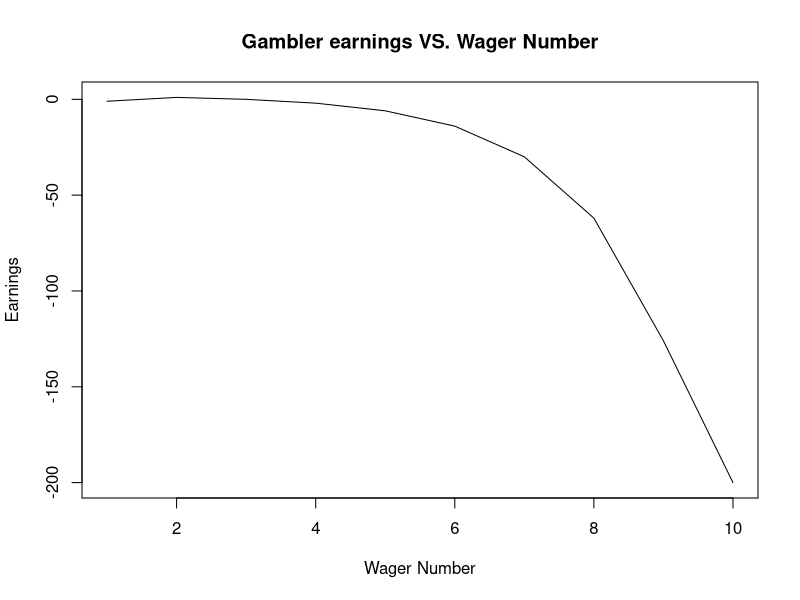
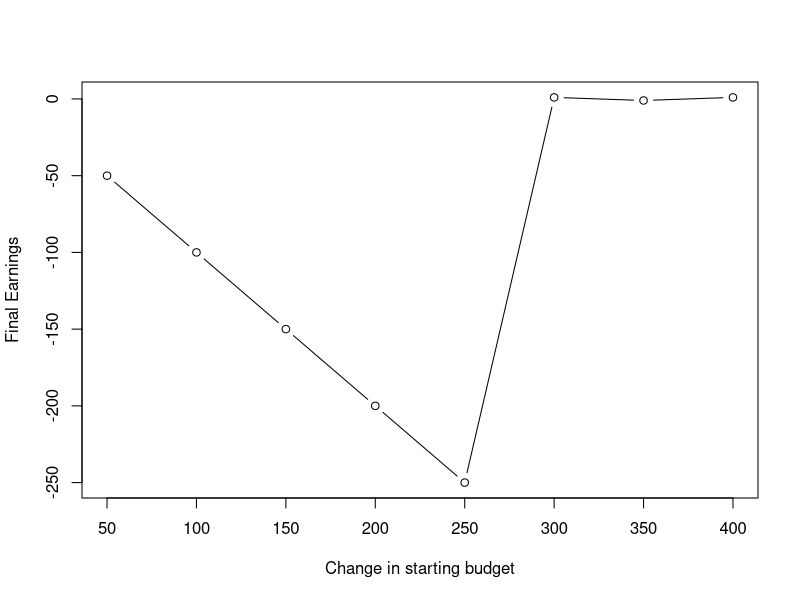

The R script that drew these images, in order:
## ---- chunk 1
knitr::opts_chunk$set(echo=TRUE, warning=FALSE, message=FALSE, cache=TRUE)
## ---- chunk 2
library("tidyverse")
## ---- chunk 3
single_spin <- function(){
  possible_outcomes <- c(rep("red",18), rep("black",18), rep("green",2))
  sample(possible_outcomes, 1)
}
## ---- chunk 4
##名字martingale_wager要不要改成wager??
martingale_wager <- function(
  current_budget, 
  previous_outcome, 
  previous_wager, 
  max_wager
){
  if(previous_outcome == "red") return(1)
  min(2*previous_wager, max_wager, current_budget)
}
## ---- chunk 5
one_play <- function(previous_ledger_entry, max_wager){
  #first, we creates a copy of the previous ledger entry. The new object is called 'out' and it will be the output object from the function because the output object is a ledger entry itself it makes sense to use the input object as a template.
  out <- previous_ledger_entry
  
  #second, immediately updates the values for game index and starting budget. 
  out[1, "game_index"] <- previous_ledger_entry[1, "game_index"] + 1
  out[1, "starting_budget"] <- previous_ledger_entry[1, "ending_budget"]
  
  #third, the martingale wager function is used to calculate the wager indicated by the strategy
  out[1, "wager"] <- martingale_wager(
    previous_wager = previous_ledger_entry[1, "wager"]
    , previous_outcome = previous_ledger_entry[1, "outcome"]
    , max_wager = max_wager
    , current_budget = out[1, "starting_budget"]
  )
  
  #then, the outcome of the roulette game is generated from the single spin function
  out[1, "outcome"] <- single_spin()
  
  #the ending budget is calculated by either adding or subtracting the wager from the starting budget. 
  out[1, "ending_budget"] <- out[1, "starting_budget"] + 
    ifelse(out[1, "outcome"] == "red", +1, -1)*out[1, "wager"]
  
  #with the new ledger entry complete the final code chunk returns out.
  return(out)
}
## ---- chunk 6
stopping_rule <- function(
  ledger_entry
  , winning_threshold
){
  ending_budget <- ledger_entry[1, "ending_budget"]
  if(ending_budget <= 0) return(TRUE)
  if(ending_budget >= winning_threshold) return(TRUE)
  FALSE
}
## ---- chunk 7
one_series <- function(
  max_games, starting_budget, winning_threshold, max_wager
){
  # Initialize ledger
  ledger <- data.frame(
      game_index = 0:max_games
    , starting_budget = NA_integer_
    , wager = NA_integer_
    , outcome = NA_character_
    , ending_budget = NA_integer_
  )
  ledger[1, "wager"] <- 1
  ledger[1, "outcome"] <- "red"
  ledger[1, "ending_budget"] <- starting_budget
  for(i in 2:nrow(ledger)){
    #browser()
    ledger[i,] <- one_play(ledger[i-1,], max_wager)
    if(stopping_rule(ledger[i,], winning_threshold)) break
  }
  # Return non-empty portion of ledger
  ledger[2:i, ]
}
## ---- chunk 8
walk_out_money <- function(ledger){
  n <- nrow(ledger)   #n is the number of rows in the ledger
  walk_out_money <- ledger[n, "ending_budget"] - ledger[1, "starting_budget"]
  return(walk_out_money)
}
## ---- chunk 9
result= one_series(starting_budget=200, winning_threshold =300,max_games=1000,max_wager =100 )
head(result)
## ---- chunk 10
earnings=result[,5]-200

plot(earnings,type ="l", main = "Gambler earnings VS. Wager Number", xlab = "Wager Number", ylab = "Earnings")

mean(earnings>0) #probability of making money leaving
mean(earnings)   #average earnings
## ---- chunk 11
changes_start_budget <- seq(50,400,50)
changes_earning <- vector()

for (i in 1:length(changes_start_budget)){
  changes_earning [i] <- one_series( starting_budget=changes_start_budget[i], winning_threshold =300,max_games=1000,max_wager =100 )  %>% walk_out_money
}
plot(changes_start_budget,changes_earning, type = "b", xlab= "Change in starting budget", ylab = "Final Earnings")
## ---- chunk 12
playnumber_before_stopping <- rep(NA, 10)
for(j in seq_along(playnumber_before_stopping)){
  playnumber_before_stopping[j] <- one_series(200,300,1000,100) %>% length()
}
mean (playnumber_before_stopping)
